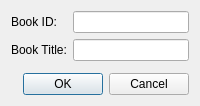
<?xml version="1.0" encoding="UTF-8"?>
<ui version="4.0">
 <class>BookInfoEditDialog</class>
 <widget class="QDialog" name="BookInfoEditDialog">
  <property name="windowTitle">
   <string>Book Info Edit Dialog</string>
  </property>
  <layout class="QVBoxLayout" name="verticalLayout">
   <item>
    <layout class="QGridLayout" name="gridLayout">
     <item row="0" column="0">
      <widget class="QLabel" name="label">
       <property name="text">
        <string>Book ID:</string>
       </property>
      </widget>
     </item>
     <item row="0" column="1">
      <widget class="QLineEdit" name="cardIdEdit"/>
     </item>
     <item row="1" column="0">
      <widget class="QLabel" name="label_2">
       <property name="text">
        <string>Book Title:</string>
       </property>
      </widget>
     </item>
     <item row="1" column="1">
      <widget class="QLineEdit" name="nameEdit"/>
     </item>
     <item row="2" column="1">
      <widget class="T9Widget" name="sftKeypad" native="true"/>
     </item>
    </layout>
   </item>
   <item>
    <widget class="QDialogButtonBox" name="buttonBox">
     <property name="orientation">
      <enum>Qt::Horizontal</enum>
     </property>
     <property name="standardButtons">
      <set>QDialogButtonBox::Cancel|QDialogButtonBox::Ok</set>
     </property>
    </widget>
   </item>
  </layout>
 </widget>
 <customwidgets>
  <customwidget>
   <class>T9Widget</class>
   <extends>QWidget</extends>
   <header>t9keyboard/t9widget.h</header>
   <container>1</container>
  </customwidget>
 </customwidgets>
 <resources/>
 <connections>
  <connection>
   <sender>buttonBox</sender>
   <signal>accepted()</signal>
   <receiver>BookInfoEditDialog</receiver>
   <slot>accept()</slot>
   <hints>
    <hint type="sourcelabel">
     <x>248</x>
     <y>254</y>
    </hint>
    <hint type="destinationlabel">
     <x>157</x>
     <y>274</y>
    </hint>
   </hints>
  </connection>
  <connection>
   <sender>buttonBox</sender>
   <signal>rejected()</signal>
   <receiver>BookInfoEditDialog</receiver>
   <slot>reject()</slot>
   <hints>
    <hint type="sourcelabel">
     <x>316</x>
     <y>260</y>
    </hint>
    <hint type="destinationlabel">
     <x>286</x>
     <y>274</y>
    </hint>
   </hints>
  </connection>
 </connections>
</ui>
